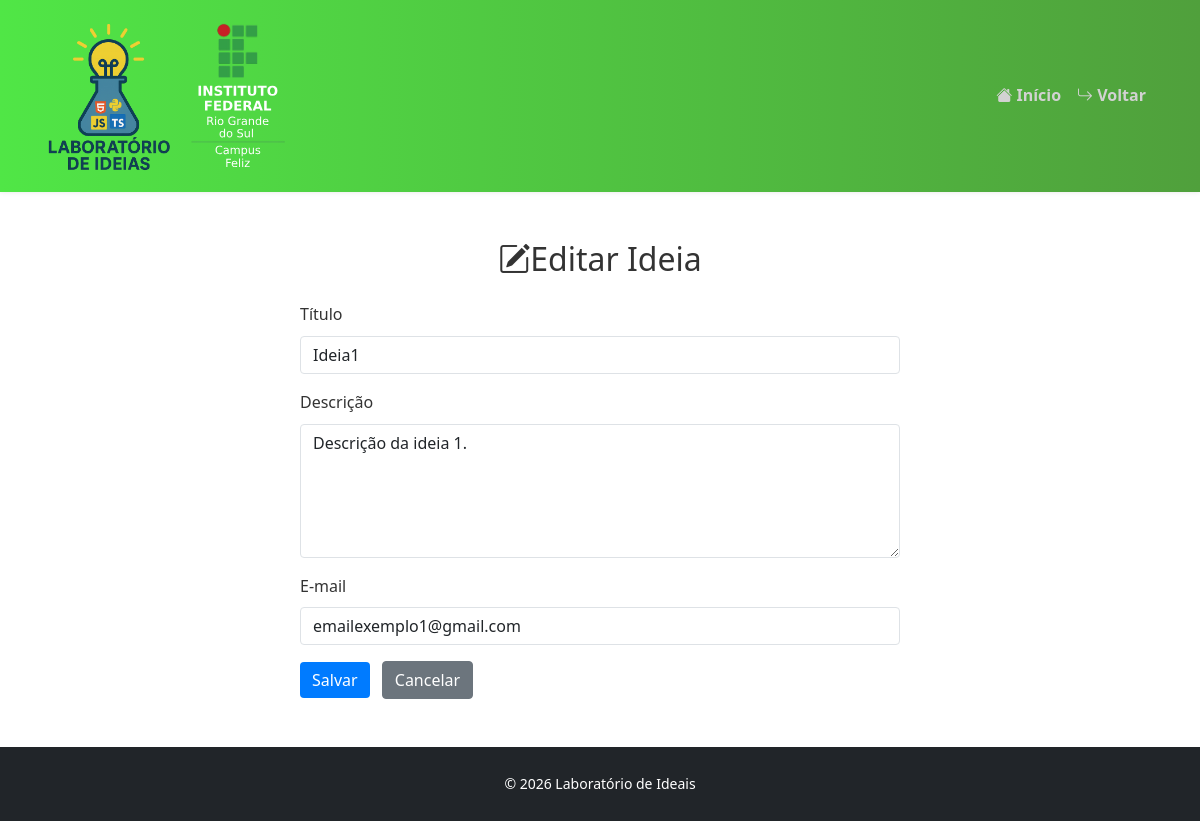
The page /edit.php?id=1 on the database its author committed.
### tables this page shows
CREATE TABLE `ideias` (
  `id` int(11) NOT NULL,
  `titulo` varchar(150) NOT NULL,
  `descricao` text NOT NULL,
  `email` varchar(100) NOT NULL,
  `created_at` datetime NOT NULL DEFAULT current_timestamp()
);

### edit.php (the view, shortened to what this page needs)
<?php
require_once 'db.php';
$id = isset($_GET['id']) ? (int) $_GET['id'] : 0;
$stmt = $conn->prepare('SELECT * FROM ideias WHERE id = ?');
$stmt->bind_param('i', $id);
$stmt->execute();
$result = $stmt->get_result();
$idea = $result->fetch_assoc();
?>
<!DOCTYPE html>
<html lang="pt-br">
<head>
  <link href="https://cdn.jsdelivr.net/npm/bootstrap@5.3.5/dist/css/bootstrap.min.css" rel="stylesheet">
  <link href="assets/css/style.css" rel="stylesheet">
</head>
<body>
<link rel="stylesheet" href="https://cdn.jsdelivr.net/npm/bootstrap-icons@1.13.1/font/bootstrap-icons.min.css">
 <nav class="navbar navbar-expand-lg navbar-light bg-light">
    <div class="container">
      <a class="navbar-brand" href="#">
        <img src="assets/img/logo.png" alt="Logo Lab Ideias"  height="320">
      </a>
      <a class="navbar-brand" href="#">
        <img src="assets/img/ifrs-logo.svg" alt="Logo IFRS" height="320">
      </a>
      <div class="collapse navbar-collapse" id="navbarNav">
        <ul class="navbar-nav ms-auto">
          <li class="nav-item">
          <a class="nav-link" href="index.php#">
            <i class="bi bi-house-fill"></i> Início
          </a>
        </li>
          <li class="nav-item">
            <a class="nav-link" href="manage.php">
              <i class="bi bi-arrow-return-right"></i> Voltar
            </a>
          </li>
        </ul>
      </div>
    </div>
  </nav>
<div class="container py-5">
  <h2 class="text-center mb-4"><i class="bi bi-pencil-square"></i>Editar Ideia</h2>
  <form method="post" class="form-idea">
    <div class="mb-3">
      <label for="titulo" class="form-label">Título</label>
      <input type="text" name="titulo" id="titulo" class="form-control" value="<?php echo htmlspecialchars($idea['titulo']); ?>" required>
    </div>
    <div class="mb-3">
      <label for="descricao" class="form-label">Descrição</label>
      <textarea name="descricao" id="descricao" rows="5" class="form-control" required><?php echo htmlspecialchars($idea['descricao']); ?></textarea>
    </div>
    <div class="mb-3">
      <label for="email" class="form-label">E-mail</label>
      <input type="email" name="email" id="email" class="form-control" value="<?php echo htmlspecialchars($idea['email']); ?>" required>
    </div>
    <button type="submit" class="btn btn-primary">Salvar</button>
    <a href="manage.php" class="btn btn-secondary ms-2">Cancelar</a>
  </form>
</div>
<?php include 'footer.php'; ?>
</body>
</html>

### assets/css/style.css (style rules this page uses)
body { margin: 0; padding: 0; font-family: 'Segoe UI', Tahoma, Geneva, Verdana, sans-serif; line-height: 1.6; color: #333; }
nav { background: linear-gradient(to right, rgb(80, 230, 70), rgb(80, 160, 60)); box-shadow: 0 0 5px rgba(0, 0, 0, 0.1); }
nav .container { display: flex; align-items: center; justify-content: space-between; padding: 0.5rem 1rem; }
.navbar-brand img { max-height: 150px; height: auto; }
.navbar { display: flex; align-items: center; gap: 1rem; }
.nav-link { font-weight: 600; color: rgb(210, 210, 210); transition: color 0.3s ease, text-shadow 0.3s ease; }
.form-idea { max-width: 600px; margin: 0 auto; }
.form-idea .form-control, .form-idea .btn { border-radius: 0.25rem; }
.form-idea .btn-primary { background-color: #007bff; border: none; transition: background-color 0.3s ease; }

### rows shown on the page
ideias: titulo "Ideia1", descricao "Descrição da ideia 1.", email "emailexemplo1@gmail.com"
